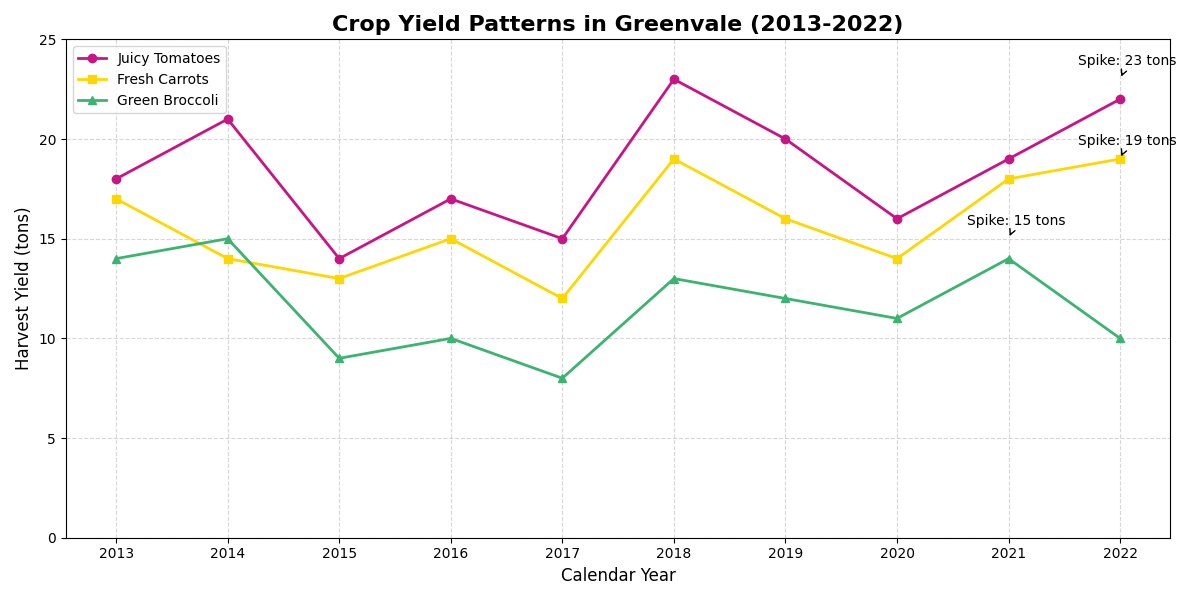

The Python source for this figure:
import matplotlib.pyplot as plt
import numpy as np

years = np.array([2013, 2014, 2015, 2016, 2017, 2018, 2019, 2020, 2021, 2022])

tomatoes_yield = np.array([18, 21, 14, 17, 15, 23, 20, 16, 19, 22])
carrots_yield = np.array([17, 14, 13, 15, 12, 19, 16, 14, 18, 19])
broccoli_yield = np.array([14, 15, 9, 10, 8, 13, 12, 11, 14, 10])

fig, ax = plt.subplots(figsize=(12, 6))

ax.plot(years, tomatoes_yield, marker='o', linestyle='-', color='mediumvioletred', linewidth=2, label='Juicy Tomatoes')
ax.plot(years, carrots_yield, marker='s', linestyle='-', color='gold', linewidth=2, label='Fresh Carrots')
ax.plot(years, broccoli_yield, marker='^', linestyle='-', color='mediumseagreen', linewidth=2, label='Green Broccoli')

annotations = {
    'Tomatoes': (2022, 23),
    'Carrots': (2022, 19),
    'Broccoli': (2021, 15),
}
for veg, (year, value) in annotations.items():
    ax.annotate(
        f'Spike: {value} tons',
        xy=(year, value),
        xytext=(-30, 10),
        textcoords='offset points',
        arrowprops=dict(arrowstyle='->', color='black'),
        fontsize=10,
        color='black'
    )

ax.set_title('Crop Yield Patterns in Greenvale (2013-2022)', fontsize=16, fontweight='bold')
ax.set_xlabel('Calendar Year', fontsize=12)
ax.set_ylabel('Harvest Yield (tons)', fontsize=12)
ax.set_xticks(years)
ax.set_ylim(0, 25)
ax.legend(loc='upper left', fontsize=10)
ax.grid(True, linestyle='--', alpha=0.5)

plt.tight_layout()
plt.show()
